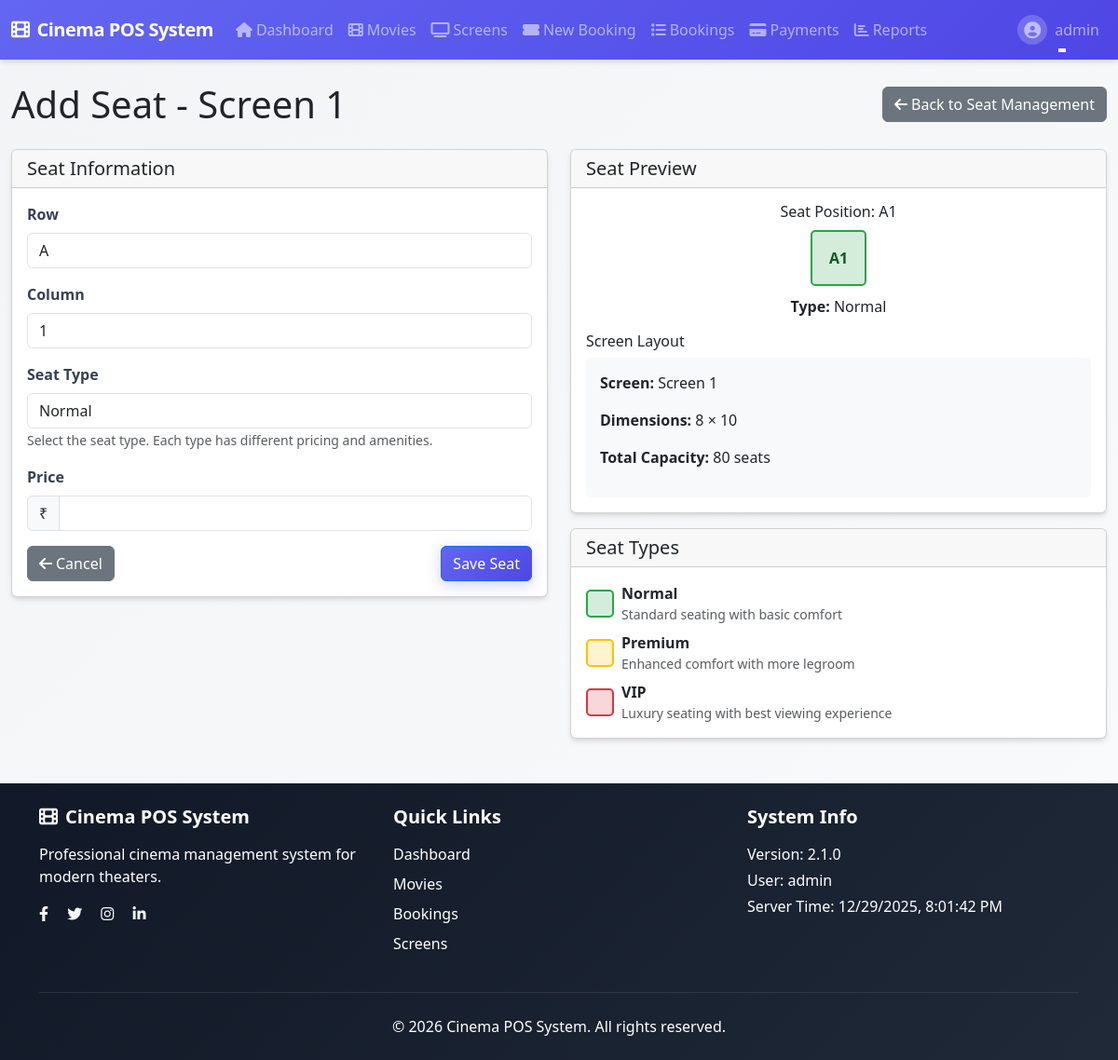
The app's page /screens/1/seats/add (signed in) with its own data.
### app/auth/models.py (models this page shows, shortened)
class User(UserMixin, db.Model):
    id = db.Column(db.Integer, primary_key=True)
    username = db.Column(db.String(64), index=True, unique=True, nullable=False,
                       comment="Unique username for login")
    email = db.Column(db.String(120), index=True, unique=True, nullable=False,
                      comment="Unique email address")
    password_hash = db.Column(db.String(128), nullable=False,
                            comment="Hashed password")
    role = db.Column(db.Enum('admin', 'cashier', name='user_roles'), default='cashier', nullable=False,
                    comment="Primary user role for permissions (for shared accounts, this is the default role)")
    assigned_roles = db.Column(db.Text, nullable=True,
                             comment="JSON array of assigned roles for shared accounts (e.g., ['admin', 'cashier'])")
    is_shared_account = db.Column(db.Boolean, default=False, nullable=False,
                                comment="Whether this is a shared account that can be used by multiple roles")
    last_login = db.Column(db.DateTime, default=None,
                         comment="Timestamp of last login")
    is_active = db.Column(db.Boolean, default=True, nullable=False,
                        comment="Whether user account is active")
    created_at = db.Column(db.DateTime, default=datetime.utcnow, nullable=False,
                          comment="Account creation timestamp")
    created_by = db.Column(db.Integer, db.ForeignKey('user.id'), default=None,
                         comment="ID of user who created this account")
    updated_at = db.Column(db.DateTime, default=datetime.utcnow, onupdate=datetime.utcnow,
                          comment="Last update timestamp")
    updated_by = db.Column(db.Integer, db.ForeignKey('user.id'), default=None,
                         comment="ID of user who last updated this account")
    bookings = db.relationship('Booking', backref='user', lazy=True)
    __table_args__ = (
        db.CheckConstraint('length(username) >= 3', name='check_username_length'),
        db.CheckConstraint('length(email) >= 5', name='check_email_length'),
        db.CheckConstraint("email ~* '^[A-Za-z0-9._%+-]+@[A-Za-z0-9.-]+\\.[A-Za-z]{2,}$'", name='check_email_format'),
        db.CheckConstraint("username ~* '^[a-zA-Z0-9_]+$'", name='check_username_format'),
        db.CheckConstraint("role IN ('admin', 'cashier')", name='check_role_values'),
        db.Index('idx_user_email_active', 'email', 'is_active'),
        db.Index('idx_user_username_active', 'username', 'is_active'),
    )
    def is_admin(self):
        from flask import session
        current_role = session.get('current_role')
        if current_role:
            return current_role == 'admin'
        return self.role == 'admin'

### app/screens/models.py (models this page shows, shortened)
class Screen(db.Model):
    id = db.Column(db.Integer, primary_key=True)
    name = db.Column(db.String(50), nullable=False)
    total_rows = db.Column(db.Integer, nullable=False)
    total_columns = db.Column(db.Integer, nullable=False)
    seats = db.relationship('Seat', backref='screen', lazy=True)
    shows = db.relationship('Show', backref='screen', lazy=True)

### app/screens/routes.py (the view, shortened to what this page needs)
@bp.route('/<int:screen_id>/seats/add', methods=['GET', 'POST'])
@login_required
@admin_required
def add_seat(screen_id):
    screen = Screen.query.get_or_404(screen_id)
    form = SeatForm()
    form.screen_id.data = screen_id
    form.row.choices = [(chr(65 + i), chr(65 + i)) for i in range(screen.total_rows)]
    form.column.choices = [(i, str(i)) for i in range(1, screen.total_columns + 1)]
    return render_template('screens/add_seat.html',
                          title=f'Add Seat - {screen.name}',
                          form=form,
                          screen=screen)

### templates/screens/add_seat.html (shortened to what this page needs)
{% extends "base.html" %}
{% block content %}
<div class="row">
    <div class="col-12">
        <div class="d-flex justify-content-between align-items-center mb-4">
            <h1 class="mb-0">Add Seat - {{ screen.name }}</h1>
            <a href="{{ url_for('screens.manage_seats', screen_id=screen.id) }}" class="btn btn-secondary">
                <i class="fas fa-arrow-left me-1"></i>Back to Seat Management
            </a>
        </div>
        <div class="row">
            <div class="col-md-6">
                <div class="card">
                    <div class="card-header">
                        <h5 class="mb-0">Seat Information</h5>
                    </div>
                    <div class="card-body">
                        <form method="POST" action="{{ url_for('screens.add_seat', screen_id=screen.id) }}">
                            <div class="mb-3">
                                {{ form.row.label(class="form-label") }}
                                {{ form.row(class="form-control") }}
                            </div>
                            <div class="mb-3">
                                {{ form.column.label(class="form-label") }}
                                {{ form.column(class="form-control") }}
                            </div>
                            <div class="mb-3">
                                {{ form.type.label(class="form-label") }}
                                {{ form.type(class="form-control") }}
                                <small class="form-text text-muted">
                                    Select the seat type. Each type has different pricing and amenities.
                                </small>
                            </div>
                            <div class="mb-3">
                                {{ form.price.label(class="form-label") }}
                                <div class="input-group">
                                    <span class="input-group-text">₹</span>
                                    {{ form.price(class="form-control") }}
                                </div>
                            </div>
                            <div class="d-flex justify-content-between">
                                <a href="{{ url_for('screens.manage_seats', screen_id=screen.id) }}" class="btn btn-secondary">
                                    <i class="fas fa-arrow-left me-1"></i>Cancel
                                </a>
                                {{ form.submit(class="btn btn-primary") }}
                            </div>
                        </form>
                    </div>
                </div>
            </div>
            <div class="col-md-6">
                <div class="card">
                    <div class="card-header">
                        <h5 class="mb-0">Seat Preview</h5>
                    </div>
                    <div class="card-body">
                        <div id="seat-preview">
                        </div>
                        <div class="mt-3">
                            <h6>Screen Layout</h6>
                            <div class="screen-info">
                                <p><strong>Screen:</strong> {{ screen.name }}</p>
                                <p><strong>Dimensions:</strong> {{ screen.total_rows }} × {{ screen.total_columns }}</p>
                                <p><strong>Total Capacity:</strong> {{ screen.total_rows * screen.total_columns }} seats</p>
                            </div>
                        </div>
                    </div>
                </div>
                <div class="card mt-3">
                    <div class="card-header">
                        <h5 class="mb-0">Seat Types</h5>
                    </div>
                    <div class="card-body">
                        <div class="seat-type-info">
                            <div class="d-flex align-items-center mb-2">
                                <div class="seat-preview seat-normal me-2"></div>
                                <div>
                                    <strong>Normal</strong>
                                    <p class="mb-0 text-muted small">Standard seating with basic comfort</p>
                                </div>
                            </div>
                            <div class="d-flex align-items-center mb-2">
                                <div class="seat-preview seat-premium me-2"></div>
                                <div>
                                    <strong>Premium</strong>
                                    <p class="mb-0 text-muted small">Enhanced comfort with more legroom</p>
                                </div>
                            </div>
                            <div class="d-flex align-items-center">
                                <div class="seat-preview seat-vip me-2"></div>
                                <div>
                                    <strong>VIP</strong>
                                    <p class="mb-0 text-muted small">Luxury seating with best viewing experience</p>
                                </div>
                            </div>
                        </div>
                    </div>
                </div>
            </div>
        </div>
    </div>
</div>
{% endblock %}

### templates/base.html (shortened to what this page needs)
<!DOCTYPE html>
<html lang="en">
<head>
    <link rel="stylesheet" href="{{ url_for('static', filename='css/style.css') }}">
    <link href="https://cdn.jsdelivr.net/npm/bootstrap@5.3.0/dist/css/bootstrap.min.css" rel="stylesheet">
    <link rel="stylesheet" href="https://cdnjs.cloudflare.com/ajax/libs/font-awesome/6.4.0/css/all.min.css">
    <link rel="stylesheet" href="https://cdnjs.cloudflare.com/ajax/libs/animate.css/4.1.1/animate.min.css">
</head>
<body>
    <header>
        <nav class="navbar navbar-expand-lg navbar-dark bg-gradient-primary">
            <div class="container-fluid">
                <a class="navbar-brand fw-bold" href="{{ url_for('index') }}">
                    <i class="fas fa-film me-2"></i>{{ app_name }}
                </a>
                <div class="collapse navbar-collapse" id="navbarNav">
                    {% if current_user.is_authenticated %}
                    <ul class="navbar-nav me-auto">
                        <li class="nav-item">
                            <a class="nav-link" href="{{ url_for('index') }}">
                                <i class="fas fa-home me-1"></i>Dashboard
                            </a>
                        </li>
                        <li class="nav-item">
                            <a class="nav-link" href="{{ url_for('movies.index') }}">
                                <i class="fas fa-film me-1"></i>Movies
                            </a>
                        </li>
                        <li class="nav-item">
                            <a class="nav-link" href="{{ url_for('screens.index') }}">
                                <i class="fas fa-tv me-1"></i>Screens
                            </a>
                        </li>
                        <li class="nav-item">
                            <a class="nav-link" href="{{ url_for('bookings.new') }}">
                                <i class="fas fa-ticket-alt me-1"></i>New Booking
                            </a>
                        </li>
                        <li class="nav-item">
                            <a class="nav-link" href="{{ url_for('bookings.index') }}">
                                <i class="fas fa-list me-1"></i>Bookings
                            </a>
                        </li>
                        <li class="nav-item">
                            <a class="nav-link" href="{{ url_for('payments.index') }}">
                                <i class="fas fa-credit-card me-1"></i>Payments
                            </a>
                        </li>
                        {% if current_user.role == 'admin' %}
                        <li class="nav-item">
                            <a class="nav-link" href="{{ url_for('reports.index') }}">
                                <i class="fas fa-chart-bar me-1"></i>Reports
                            </a>
                        </li>
                        {% endif %}
                    </ul>
                    {% endif %}
                    <ul class="navbar-nav">
                        {% if current_user.is_authenticated %}
                        <li class="nav-item dropdown">
                            <a class="nav-link dropdown-toggle d-flex align-items-center" href="#" id="navbarDropdown" role="button" data-bs-toggle="dropdown">
                                <div class="user-avatar me-2">
                                    <i class="fas fa-user-circle"></i>
                                </div>
                                {{ current_user.username }}
                            </a>
                        </li>
                        {% else %}
                        <li class="nav-item">
                            <a class="nav-link" href="{{ url_for('auth.login') }}">Login</a>
                        </li>
                        {% endif %}
                    </ul>
                </div>
            </div>
        </nav>
    </header>
    <main class="container-fluid mt-4">
        {% block content %}{% endblock %}
    </main>
    {% include 'validation/feedback.html' %}
    <footer class="bg-dark text-light mt-5">
        <div class="container py-4">
            <div class="row">
                <div class="col-md-4 mb-4 mb-md-0">
                    <h5 class="mb-3"><i class="fas fa-film me-2"></i>{{ app_name }}</h5>
                    <p class="text-white">Professional cinema management system for modern theaters.</p>
                    <div class="social-links">
                        <a href="#" class="text-light me-3"><i class="fab fa-facebook-f"></i></a>
                        <a href="#" class="text-light me-3"><i class="fab fa-twitter"></i></a>
                        <a href="#" class="text-light me-3"><i class="fab fa-instagram"></i></a>
                        <a href="#" class="text-light"><i class="fab fa-linkedin-in"></i></a>
                    </div>
                </div>
                <div class="col-md-4 mb-4 mb-md-0">
                    <h5 class="mb-3">Quick Links</h5>
                    <ul class="list-unstyled">
                        <li class="mb-2"><a href="{{ url_for('index') }}" class="text-white text-decoration-none">Dashboard</a></li>
                        <li class="mb-2"><a href="{{ url_for('movies.index') }}" class="text-white text-decoration-none">Movies</a></li>
                        <li class="mb-2"><a href="{{ url_for('bookings.new') }}" class="text-white text-decoration-none">Bookings</a></li>
                        <li class="mb-2"><a href="{{ url_for('screens.index') }}" class="text-white text-decoration-none">Screens</a></li>
                    </ul>
                </div>
                <div class="col-md-4">
                    <h5 class="mb-3">System Info</h5>
                    <p class="text-white mb-1">Version: {{ version }}</p>
                    <p class="text-white mb-1">User: {% if current_user.is_authenticated %}{{ current_user.username }}{% else %}Guest{% endif %}</p>
                    <p class="text-white mb-0">Server Time: <span id="serverTime"></span></p>
                </div>
            </div>
            <hr class="border-secondary my-4">
            <div class="text-center">
                <p class="mb-0 text-white">&copy; 2026 {{ app_name }}. All rights reserved.</p>
            </div>
        </div>
    </footer>
</body>
</html>

### records on screen
User: username "admin"
Screen: name "Screen 1", total_rows "8", total_columns "10", screen.total_rows*screen.total_columns "80"

### other values on screen
{{ app_name }} "Cinema POS System"
{{ version }} "2.1.0"
